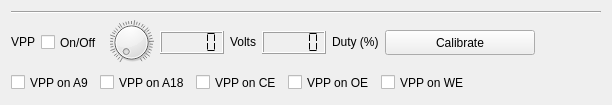
           <widget class="QFrame" name="frameVpp">
            <property name="frameShape">
             <enum>QFrame::NoFrame</enum>
            </property>
            <property name="frameShadow">
             <enum>QFrame::Plain</enum>
            </property>
            <layout class="QVBoxLayout" name="verticalLayout_5">
             <item>
              <widget class="Line" name="line_4">
               <property name="sizePolicy">
                <sizepolicy hsizetype="Fixed" vsizetype="Fixed">
                 <horstretch>0</horstretch>
                 <verstretch>0</verstretch>
                </sizepolicy>
               </property>
               <property name="minimumSize">
                <size>
                 <width>590</width>
                 <height>0</height>
                </size>
               </property>
               <property name="maximumSize">
                <size>
                 <width>590</width>
                 <height>16777215</height>
                </size>
               </property>
               <property name="orientation">
                <enum>Qt::Horizontal</enum>
               </property>
              </widget>
             </item>
             <item>
              <layout class="QHBoxLayout" name="horizontalLayout_8">
               <item>
                <widget class="QLabel" name="labelVpp">
                 <property name="sizePolicy">
                  <sizepolicy hsizetype="Minimum" vsizetype="Fixed">
                   <horstretch>0</horstretch>
                   <verstretch>0</verstretch>
                  </sizepolicy>
                 </property>
                 <property name="text">
                  <string notr="true">VPP</string>
                 </property>
                </widget>
               </item>
               <item>
                <widget class="QCheckBox" name="checkBoxVppCtrl">
                 <property name="sizePolicy">
                  <sizepolicy hsizetype="Minimum" vsizetype="Fixed">
                   <horstretch>0</horstretch>
                   <verstretch>0</verstretch>
                  </sizepolicy>
                 </property>
                 <property name="minimumSize">
                  <size>
                   <width>0</width>
                   <height>23</height>
                  </size>
                 </property>
                 <property name="text">
                  <string>On/Off</string>
                 </property>
                </widget>
               </item>
               <item>
                <widget class="QDial" name="dialVpp">
                 <property name="sizePolicy">
                  <sizepolicy hsizetype="Fixed" vsizetype="Fixed">
                   <horstretch>0</horstretch>
                   <verstretch>0</verstretch>
                  </sizepolicy>
                 </property>
                 <property name="minimumSize">
                  <size>
                   <width>45</width>
                   <height>45</height>
                  </size>
                 </property>
                 <property name="maximumSize">
                  <size>
                   <width>45</width>
                   <height>45</height>
                  </size>
                 </property>
                 <property name="maximum">
                  <number>300</number>
                 </property>
                 <property name="value">
                  <number>0</number>
                 </property>
                 <property name="sliderPosition">
                  <number>0</number>
                 </property>
                 <property name="orientation">
                  <enum>Qt::Horizontal</enum>
                 </property>
                 <property name="invertedAppearance">
                  <bool>false</bool>
                 </property>
                 <property name="invertedControls">
                  <bool>false</bool>
                 </property>
                 <property name="wrapping">
                  <bool>false</bool>
                 </property>
                 <property name="notchTarget">
                  <double>7.700000000000000</double>
                 </property>
                 <property name="notchesVisible">
                  <bool>true</bool>
                 </property>
                </widget>
               </item>
               <item>
                <widget class="QLCDNumber" name="lcdNumberVpp">
                 <property name="sizePolicy">
                  <sizepolicy hsizetype="Minimum" vsizetype="Fixed">
                   <horstretch>0</horstretch>
                   <verstretch>0</verstretch>
                  </sizepolicy>
                 </property>
                 <property name="minimumSize">
                  <size>
                   <width>0</width>
                   <height>23</height>
                  </size>
                 </property>
                 <property name="segmentStyle">
                  <enum>QLCDNumber::Flat</enum>
                 </property>
                </widget>
               </item>
               <item>
                <widget class="QLabel" name="labelVppVolts">
                 <property name="sizePolicy">
                  <sizepolicy hsizetype="Minimum" vsizetype="Fixed">
                   <horstretch>0</horstretch>
                   <verstretch>0</verstretch>
                  </sizepolicy>
                 </property>
                 <property name="text">
                  <string>Volts</string>
                 </property>
                </widget>
               </item>
               <item>
                <widget class="QLCDNumber" name="lcdNumberVppDuty">
                 <property name="sizePolicy">
                  <sizepolicy hsizetype="Minimum" vsizetype="Fixed">
                   <horstretch>0</horstretch>
                   <verstretch>0</verstretch>
                  </sizepolicy>
                 </property>
                 <property name="minimumSize">
                  <size>
                   <width>0</width>
                   <height>23</height>
                  </size>
                 </property>
                 <property name="segmentStyle">
                  <enum>QLCDNumber::Flat</enum>
                 </property>
                </widget>
               </item>
               <item>
                <widget class="QLabel" name="labelVppDuty">
                 <property name="sizePolicy">
                  <sizepolicy hsizetype="Minimum" vsizetype="Fixed">
                   <horstretch>0</horstretch>
                   <verstretch>0</verstretch>
                  </sizepolicy>
                 </property>
                 <property name="text">
                  <string>Duty (%)</string>
                 </property>
                </widget>
               </item>
               <item>
                <widget class="QPushButton" name="pushButtonVppInitCal">
                 <property name="sizePolicy">
                  <sizepolicy hsizetype="Fixed" vsizetype="Fixed">
                   <horstretch>0</horstretch>
                   <verstretch>0</verstretch>
                  </sizepolicy>
                 </property>
                 <property name="minimumSize">
                  <size>
                   <width>150</width>
                   <height>25</height>
                  </size>
                 </property>
                 <property name="text">
                  <string>Calibrate</string>
                 </property>
                </widget>
               </item>
               <item>
                <spacer name="horizontalSpacer_4">
                 <property name="orientation">
                  <enum>Qt::Horizontal</enum>
                 </property>
                 <property name="sizeHint" stdset="0">
                  <size>
                   <width>40</width>
                   <height>20</height>
                  </size>
                 </property>
                </spacer>
               </item>
              </layout>
             </item>
             <item>
              <layout class="QHBoxLayout" name="horizontalLayout_7">
               <item>
                <widget class="QCheckBox" name="checkBoxVppOnA9">
                 <property name="minimumSize">
                  <size>
                   <width>80</width>
                   <height>23</height>
                  </size>
                 </property>
                 <property name="text">
                  <string notr="true">VPP on A9</string>
                 </property>
                </widget>
               </item>
               <item>
                <widget class="QCheckBox" name="checkBoxVppOnA18">
                 <property name="minimumSize">
                  <size>
                   <width>80</width>
                   <height>23</height>
                  </size>
                 </property>
                 <property name="text">
                  <string notr="true">VPP on A18</string>
                 </property>
                </widget>
               </item>
               <item>
                <widget class="QCheckBox" name="checkBoxVppOnCE">
                 <property name="minimumSize">
                  <size>
                   <width>80</width>
                   <height>23</height>
                  </size>
                 </property>
                 <property name="text">
                  <string notr="true">VPP on CE</string>
                 </property>
                </widget>
               </item>
               <item>
                <widget class="QCheckBox" name="checkBoxVppOnOE">
                 <property name="minimumSize">
                  <size>
                   <width>80</width>
                   <height>23</height>
                  </size>
                 </property>
                 <property name="text">
                  <string notr="true">VPP on OE</string>
                 </property>
                </widget>
               </item>
               <item>
                <widget class="QCheckBox" name="checkBoxVppOnWE">
                 <property name="minimumSize">
                  <size>
                   <width>80</width>
                   <height>23</height>
                  </size>
                 </property>
                 <property name="text">
                  <string notr="true">VPP on WE</string>
                 </property>
                </widget>
               </item>
               <item>
                <spacer name="horizontalSpacer_3">
                 <property name="orientation">
                  <enum>Qt::Horizontal</enum>
                 </property>
                 <property name="sizeHint" stdset="0">
                  <size>
                   <width>40</width>
                   <height>20</height>
                  </size>
                 </property>
                </spacer>
               </item>
              </layout>
             </item>
            </layout>
           </widget>
